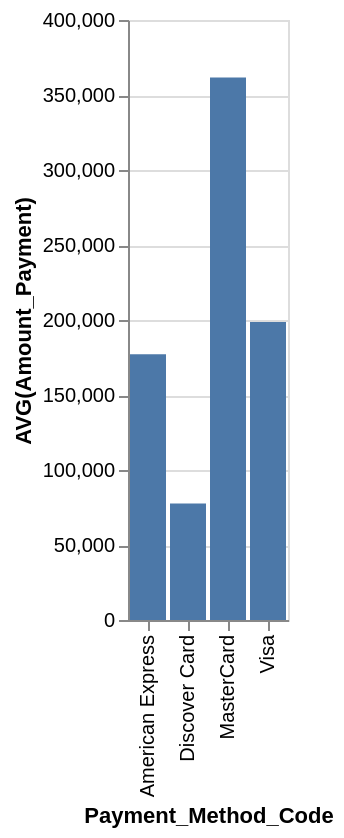

Express this chart as Vega-Lite.
### Vega-Lite specification from a JSON file in a GitHub repository (floating-point values rounded to 4 significant figures)
{"data": {"values": [{"x_data": "American Express", "y_data": 177130}, {"x_data": "Discover Card", "y_data": 77610.0}, {"x_data": "MasterCard", "y_data": 361695}, {"x_data": "Visa", "y_data": 198700.0}]}, "mark": "bar", "encoding": {"x": {"field": "x_data", "type": "nominal", "title": "Payment_Method_Code", "sort": "ascending"}, "y": {"field": "y_data", "type": "quantitative", "title": "AVG(Amount_Payment)"}}}
